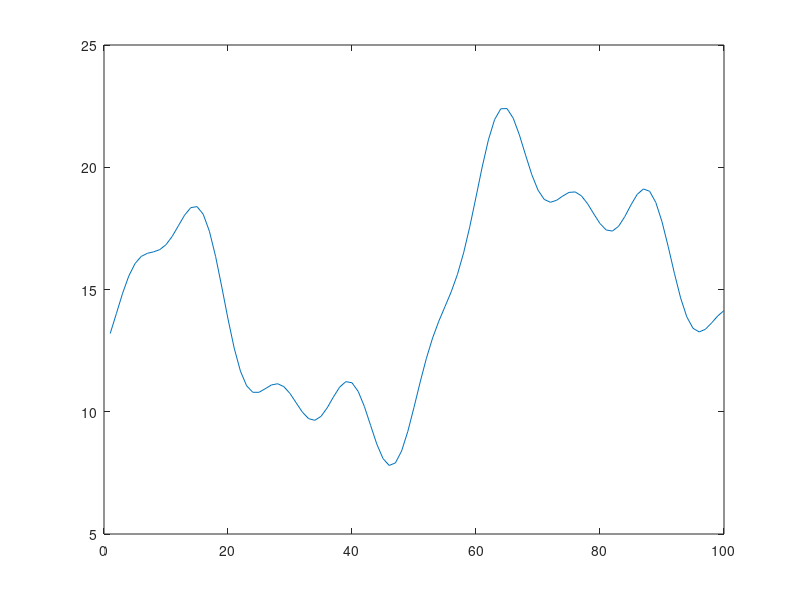

Recreate this plot in MATLAB. (Note: this script raises an error after producing the figure.)
close all
clear
clc

t = 0:99;
P = [100, 50, 25, 12]
theta = [1.2 4.3, 3.4, 4.6]
A = [4 3 2 1]
% A = 1;
% P = 100;
% theta = 1.2;


dc_offset = 15;

y = dc_offset;
for i = 1:length(A)
    y = y + A(i)*cos(2*pi*1/P(i)*t + theta(i));
end

plot(y)

rander = zeros(1, length(t));

for i = 1:length(rander)
    
    if mod(i,4) == 0
        rander(i) = (-0.5+rand(1,1))*1.2;
    end
end

% y = y + rander;


fun = @(x)loopClosure(A, t, y, x);


resMajor = [];

parfor i = 1:50
    
guess = zeros(length(theta),2);
guess(:,1) = rand(length(theta),1)*150 %[150, 75, 50, 25]+rand(1,length(theta))*10;
guess(:,2) = rand(length(theta),1)*2*pi;
guess = guess';
guess = guess(:);
guess(end+1) = mean(y);

x0 = [guess'];

[x, resnorm] = lsqnonlin(fun, x0);

resMinor = [resnorm , x];
resMajor = [resMajor; resMinor];

end 

resMajor = sortrows(resMajor,1);
x = resMajor(1,2:end)

model = 0;
for i = 1:2:length(theta)*2
    
   model = model + A((i+1)/2)*cos(2*pi*1/x(i)*t + x(i+1));
   
end
model = x(length(theta)*2 + 1) + model;

plot(y,'r')
hold on
plot(model)




% 
% x0 = [guess(1), guess(2),0,0];
% 
% % x0 = [70, 20, 0, 0];
% 
% [x, resnorm] = lsqnonlin(fun, x0);
% 
% resMajor = [resMajor; resnorm , x]
% 
% end 
% 

% 
% z = cos(2*pi*1/x(1)*t + x(3)) + cos(2*pi*1/x(2)*t + x(4));
% 
% plot(z)
% hold on
% plot(y, 'r')







